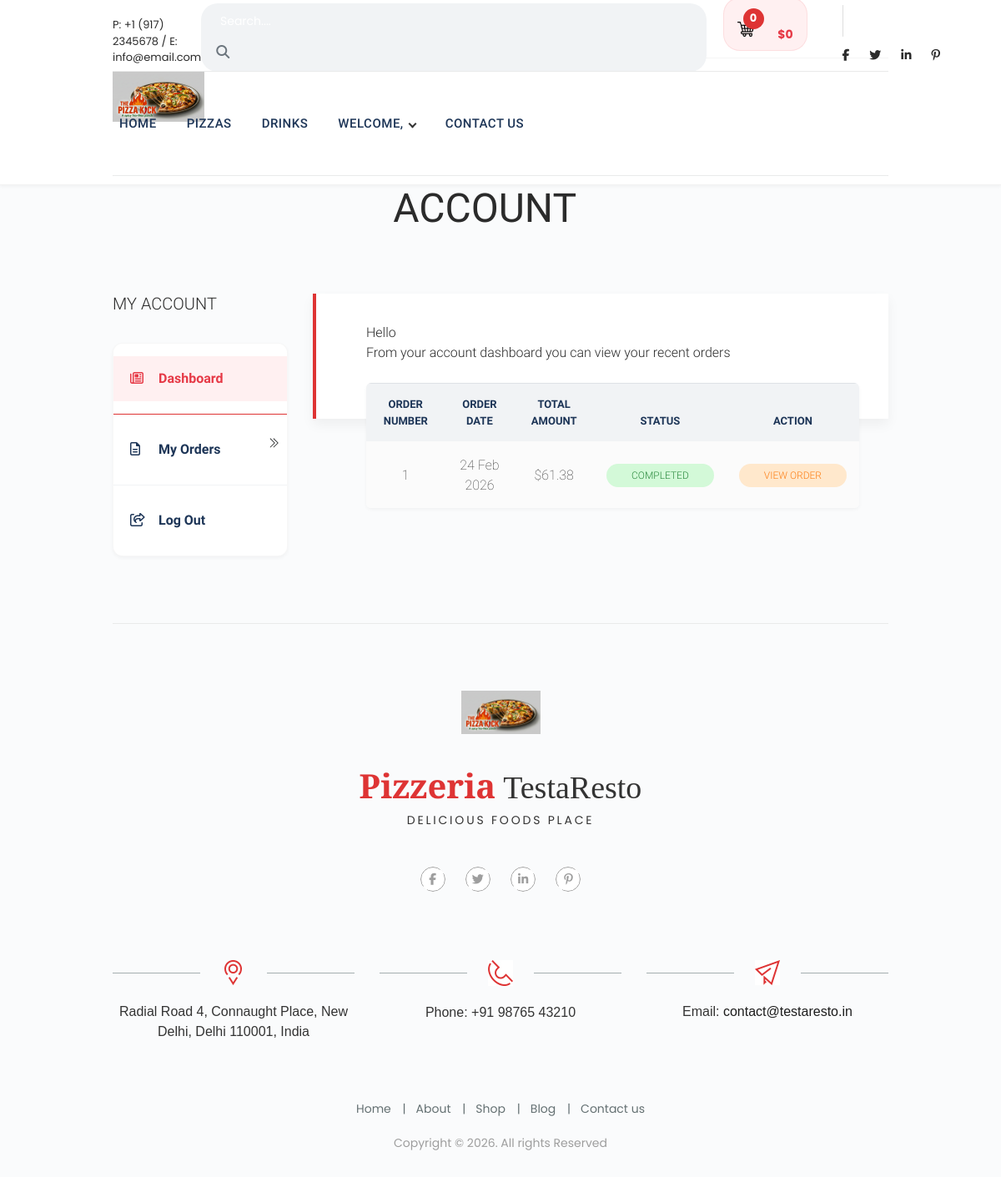
The app's page /my_dashboard/ (signed in) with its own data.
### product/models.py (models this page shows, shortened)
class Category(models.Model):
    name = models.CharField(max_length=100,unique=True)
    slug = models.SlugField(max_length=100,unique=True)
    class Meta:
        ordering = ('name',)
        verbose_name = 'category'
        verbose_name_plural = 'categories'

class Order(models.Model):
    total = models.DecimalField(max_digits=10, decimal_places=2, verbose_name='USD Order Total')
    created = models.DateTimeField(auto_now_add=True)
    first_name = models.CharField(max_length=250, blank=True)
    last_name = models.CharField(max_length=250, blank=True)
    emailAddress = models.EmailField(blank=True,null=True)
    phone = models.CharField(max_length=250, blank=True)
    address = models.CharField(max_length=250, blank=True)
    city = models.CharField(max_length=250, blank=True)
    postal_code = models.CharField(max_length=250, blank=True)
    status = models.CharField(max_length=250, blank=True,null=True,default='Pending')
    class Meta:
        db_table = 'Order'
        ordering = ['-created']

### product/views.py (the view)
# urls.py: path('my_dashboard/', views.orderHistory, name='my_dashboard'),
@login_required(redirect_field_name='next',login_url='signin')
def orderHistory(request):
    if request.user.is_authenticated:
        email = str(request.user.email)
        order_details = Order.objects.filter(emailAddress=email)
    return render(request,'product/order_list.html',{'order_details':order_details})

### product/context_processors.py (called while the page is built)
def categories(request):
    categories = Category.objects.order_by('-name')
    return dict(categories=categories)

def counter(request):
    counter_val = 0
    total = 0
    cart_items = []
    if 'admin' in request.path:
        return {}
    else:
        try:
            cart = Cart.objects.filter(cart_id=_cart_id(request)).first()
            if cart:
                cart_items = CartItem.objects.filter(cart=cart, active=True)
                for cart_item in cart_items:
                    total += (cart_item.product.price * cart_item.quantity)
                    counter_val += cart_item.quantity
        except Exception:
            pass
    return {
        'counter': counter_val,
        'cart_items': cart_items,
        'total': total
    }

### product/views.py (called while the page is built)
def _cart_id(request):
    cart = request.session.session_key
    if not cart:
        cart = request.session.create()
    return cart

### product/templates/product/order_list.html (shortened to what this page needs)
{% extends 'product/base.html' %} {% load static %} {% block content%}
<div class="container mt-5 pt-4">
  <section class="we_are dash_height">
    <div class="piz_title">
      <div class="small_title"><h3>dashboard</h3></div>
      <div class="big_title">
        <h1 class="dash_big_title">my account</h1>
      </div>
    </div>
  </section>
  <section class="dashboard">
    <div class="row">
      <div class="col-md-3">
        <h3 class="title">My Account</h3>
        <ul>
          <li class="active">
            <a href="#"><i class="far fa-newspaper"></i> Dashboard </a>
          </li>
          <li>
            <a href="{% url 'my_dashboard' %}"
              ><i class="far fa-file-alt"></i> My Orders
            </a>
          </li>
          <li>
            <a href="{% url 'signout' %}"
              ><i class="far fa-share-square"></i> Log Out</a
            >
          </li>
        </ul>
      </div>
      <div class="col-md-9">
        <div class="info_box">
          <p>
            Hello
          </p>
          <p>From your account dashboard you can view your recent orders</p>
          <br />
          {% if order_details %}
          <table class="table table-striped">
            <thead>
              <tr>
                <th>Order Number</th>
                <th>Order Date</th>
                <th>Total Amount</th>
                <th>Status</th>
                <th>Action</th>
              </tr>
            </thead>
            <tbody>
              {% for order in order_details %}
              <tr>
                <td>{{ order.id }}</td>
                <td>{{ order.created|date:"d M Y" }}</td>
                <td>${{ order.total }}</td>
                <td class="status_td">
                  {% if order.status == 'Pending' %}
                  <a href="{% url 'status_complete' order.id %}">
                    <span class="badge badge-warning">{{ order.status }}</span>
                  </a>
                  {% else %}
                  <span class="badge badge-success">{{ order.status }}</span>
                  {% endif %}
                </td>
                <td class="status_td">
                  <a href="{% url 'order_detail' order.id %}"
                    ><span class="badge badge-warning">View Order</span></a
                  >
                </td>
              </tr>
              {% endfor %}
            </tbody>
          </table>
          {% endif %}
        </div>
      </div>
    </div>
  </section>
</div>
{% endblock%}

### product/templates/product/base.html (shortened to what this page needs)
{% load static %} {% load crispy_forms_tags %}
<!DOCTYPE html>
<html lang="en">
  <head>
    <link href="{% static 'product/css/bootstrap.css' %}" rel="stylesheet" />
    <link href="{% static 'product/css/superslides.css' %}" rel="stylesheet" />
    <link href="{% static 'product/css/font-awesome.css' %}" rel="stylesheet" />
    <link rel="stylesheet" href="{% static 'product/css/owl.carousel.css' %}" />
    <link
      rel="stylesheet"
      href="{% static 'product/css/owl.theme.default.min.css' %}"
    />
    <link href="{% static 'product/css/navigation.css' %}" rel="stylesheet" />
    <link rel="stylesheet" href="{% static 'product/css/reset.css' %}" />
    <link rel="stylesheet" href="{% static 'product/css/style.css' %}" />
    <link rel="stylesheet" href="{% static 'product/css/modern_overrides.css' %}" />
  </head>
  <body>
    <div id="main">
      <div class="header-v3">
        <div class="container">
          <div class="menu-top desktop-top">
            <div class="left_block">
              <div class="phone_email">
                P: +1 (917) 2345678 / E: info@email.com
              </div>
            </div>
            <div class="right_block">
              <div class="my_search">
                <form
                  class="search clearfix"
                  action="{% url 'search' %}"
                  ,
                  method="GET"
                >
                  <div class="input-group">
                    <input
                      type="text"
                      name="title"
                      class="form-control"
                      placeholder=" Search...."
                      style="width: 600px"
                    />
                    <div class="input-group-append">
                      <button type="submit" class="btn btn-outline-primary-gry">
                        <i class="fa fa-search"></i>
                      </button>
                    </div>
                  </div>
                </form>
              </div>
              <div class="my_cart_wrapper">
                <div class="my_cart_button">
                  <a href="#">
                    <img
                      class="pizza_cart"
                      src="{% static 'product/img/shopping-cart.png' %}"
                    />
                    <span class="cart_circle">{{counter}}</span>
                  </a>
                  <div class="cart_sum">${{total}}</div>
                </div>
              </div>
              <div class="top_social">
                <ul>
                  <li>
                    <a href="#"><i class="fab fa-facebook-f"></i></a>
                  </li>
                  <li>
                    <a href="#"><i class="fab fa-twitter"></i></a>
                  </li>
                  <li>
                    <a href="#"><i class="fab fa-linkedin-in"></i></a>
                  </li>
                  <li>
                    <a href="#"><i class="fab fa-pinterest-p"></i></a>
                  </li>
                </ul>
              </div>
            </div>
          </div>
          <div class="header-inner_1 clearfix">
            <header class="header_bg">
              <div class="logo">
                <a href="{% url 'home' %}">
                  <img src="{% static 'product/img/logo.png' %}" />
                </a>
              </div>
            </header>
            <nav id="navigation" class="navigation clearfix">
              <div class="navigation-body">
                <ul class="navigation-menu">
                  <li class="navigation-item">
                    <a class="navigation-link" href="{% url 'home' %}">Home</a>
                  </li>
                  {% for category in categories %}
                  <li class="navigation-item">
                    <a
                      class="navigation-link"
                      href="{% url 'products_by_category' category.slug %}"
                      >{{category.name}}</a
                    >
                  </li>
                  {% endfor %} {% if request.user.is_authenticated %}
                  <li class="navigation-item">
                    <a class="navigation-link" href="#"
                      >Welcome, {{request.user.first_name}}</a
                    >
                  </li>
                  {% endif %}
                  <li class="navigation-item">
                    <a class="navigation-link" href="contact.html"
                      >Contact us</a
                    >
                  </li>
                </ul>
              </div>
            </nav>
          </div>
        </div>
      </div>
      {% block content%} {% endblock %}
      <footer>
        <div class="bot1-wrapper top_margin_80">
          <div class="container">
            <div class="bot1 clearfix">
              <div class="logo2_wrapper">
                <img
                  src="{% static 'product/img/logo2_wrapper.png' %}"
                  alt=""
                  class="img-fluid"
                />
                <div class="logo_title">
                  <div class="bottom_logo">
                    <span>Pizzeria</span> TestaResto
                  </div>
                  <div class="bottom_logo_desc">delicious foods place</div>
                </div>
              </div>
              <div class="social-footer-wrapper">
                <ul class="social-footer clearfix">
                  <li>
                    <a href="#"><i class="fab fa-facebook-f"></i></a>
                  </li>
                  <li>
                    <a href="#"><i class="fab fa-twitter"></i></a>
                  </li>
                  <li>
                    <a href="#"><i class="fab fa-linkedin-in"></i></a>
                  </li>
                  <li>
                    <a href="#"><i class="fab fa-pinterest-p"></i></a>
                  </li>
                </ul>
              </div>
            </div>
          </div>
        </div>
        <div class="bot2-wrapper">
          <div class="container">
            <div class="bot2 clearfix">
              <div class="row">
                <div class="col-md-4">
                  <div class="contact-us-block">
                    <figure>
                      <img
                        src="{% static 'product/img/ic1.png' %}"
                        alt=""
                        class="img-fluid"
                      />
                    </figure>
                    <div class="txt1">
                      Radial Road 4, Connaught Place, New Delhi, Delhi 110001, India
                    </div>
                  </div>
                </div>
                <div class="col-md-4">
                  <div class="contact-us-block">
                    <figure>
                      <img
                        src="{% static 'product/img/ic2.png' %}"
                        alt=""
                        class="img-fluid"
                      />
                    </figure>
                    <div class="txt1">Phone: +91 98765 43210</div>
                  </div>
                </div>
                <div class="col-md-4">
                  <div class="contact-us-block">
                    <figure>
                      <img
                        src="{% static 'product/img/ic3.png' %}"
                        alt=""
                        class="img-fluid"
                      />
                    </figure>
                    <div class="txt1">
                      Email: <a href="mailto:contact@testaresto.in">contact@testaresto.in</a>
                    </div>
                  </div>
                </div>
              </div>
            </div>
          </div>
        </div>
        <div class="bot3-wrapper">
          <div class="container">
            <div class="bot3 clearfix">
              <ul class="menu-bot">
                <li><a href="#">Home</a></li>
                <li><a href="#">About</a></li>
                <li><a href="#">Shop</a></li>
                <li><a href="#">Blog</a></li>
                <li><a href="#">Contact us</a></li>
              </ul>
              <div class="copyrights">Copyright &copy; {% now "Y" %}. All rights Reserved</div>
            </div>
          </div>
        </div>
      </footer>
    </div>
  </body>
</html>

### product/static/product/css/navigation.css (style rules this page uses)
.navigation { display: -ms-flexbox; display: flex; -ms-flex-align: initial; align-items: initial; width: 100%; min-height: 60px; padding: 0; position: relative; line-height: initial; font-family: inherit; box-sizing: border-box; background-color: #333333; transition: background 0.3s; }
@media (min-width: 1000px) { .navigation { height: auto; } }
.navigation *, .navigation *:before, .navigation *:after { box-sizing: border-box; -webkit-tap-highlight-color: transparent; text-decoration: none; }
.navigation-body { width: 100%; height: 100%; position: fixed; top: 0; left: -100%; overflow-x: hidden; overflow-y: auto; background-color: #333333; z-index: 20000; transition: left 0.8s cubic-bezier(0.1, 0.1, 0.1, 0.1), right 0.8s cubic-bezier(0.1, 0.1, 0.1, 0.1); }
@media (min-width: 500px) { .navigation-body { width: 320px; } }
@media (min-width: 1000px) { .navigation-body { display: -ms-flexbox; display: flex; -ms-flex-align: center; align-items: center; width: 100%; position: relative; left: auto; overflow: visible; z-index: auto; background-color: transparent; transition: all 0s ease 0s; } }
.navigation-body.scroll-momentum { -webkit-overflow-scrolling: touch; }
.navigation-menu { width: 100%; margin: 0; padding: 0; list-style: none; font-size: 0rem; display: inline-block; float: left; }
@media (min-width: 1000px) { .navigation-menu { width: auto; display: -ms-flexbox; display: flex; -ms-flex-align: center; align-items: center; } }
@media (min-width: 1000px) { .navigation .navigation-menu { -ms-flex-item-align: stretch; align-self: stretch; -ms-flex-align: stretch; align-items: stretch; } }
.navigation-item { width: 100%; margin: 0; float: left; display: inline-block; }
@media (min-width: 1000px) { .navigation-item { width: auto; } }
.navigation-link { width: 100%; padding: 13px 16px; display: -ms-flexbox; display: flex; -ms-flex-align: center; align-items: center; position: relative; font-size: 14px; letter-spacing: 0.3px; color: #d1d1d1; text-decoration: none !important; border-bottom: solid 1px #404040; transition: border-color 0.3s, color 0.3s, background 0.3s; }
@media (min-width: 1000px) { .navigation-item:last-child .navigation-link { border-top: none; border-bottom: none; } }
@media (min-width: 1000px) { .navigation-link { height: 100%; padding: 10px 16px; line-height: 60px; border: none; } }

### records on screen
Category: name "PIZZAS"
Category: name "DRINKS"
Order: id "1", created "24 Feb 2026", total "61.38", status "COMPLETED"

### other values on screen
{{ counter }} "0"
{{ total }} "0"
